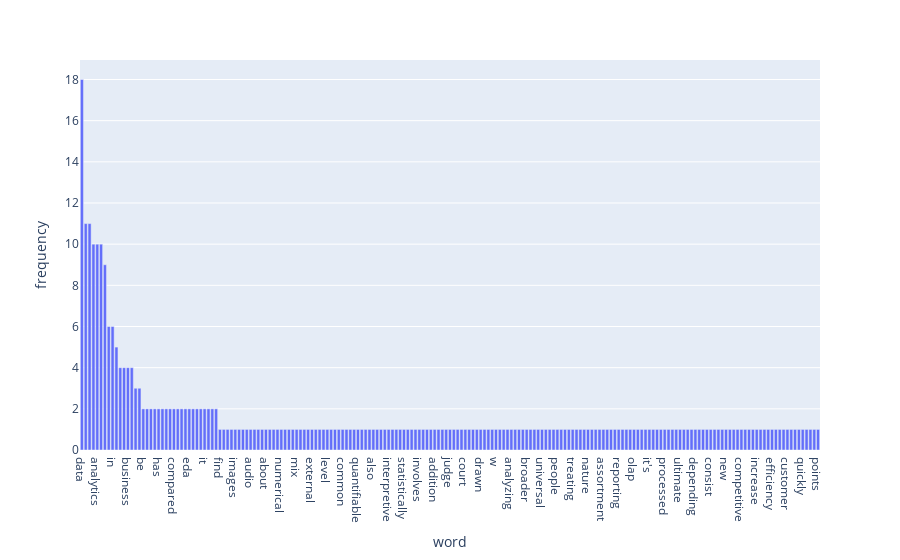

This figure's notebook cell:
### Markdown cell above
#### b. What is the distribution of distinct word counts across all the lines ?

### Code cell
count = Counter(para_strip.split())

count_df = pd.DataFrame.from_dict(count,orient='index').reset_index().rename(columns={'index':'word', 0:'frequency'})
fig_count = px.bar(count_df.sort_values(by=['frequency'],ascending=False), x='word', y='frequency')
fig_count.show()

### Figure 1 — Plotly figure (JSON) as saved in the notebook; plotly's stock layout.template omitted (floating-point values rounded to 4 significant figures; data arrays with more than 128 entries replaced by an {"elided": "..."} marker saying what was removed)
{"data": [{"alignmentgroup": "True", "hovertemplate": "word=%{x}<br>frequency=%{y}<extra></extra>", "legendgroup": "", "marker": {"color": "#636efa", "pattern": {"shape": ""}}, "name": "", "offsetgroup": "", "orientation": "v", "showlegend": false, "textposition": "auto", "type": "bar", "x": {"elided": "193 str values"}, "xaxis": "x", "y": {"elided": "193 int values"}, "yaxis": "y"}], "layout": {"barmode": "relative", "legend": {"tracegroupgap": 0}, "margin": {"t": 60}, "xaxis": {"anchor": "y", "domain": [0, 1], "title": {"text": "word"}}, "yaxis": {"anchor": "x", "domain": [0, 1], "title": {"text": "frequency"}}}}
